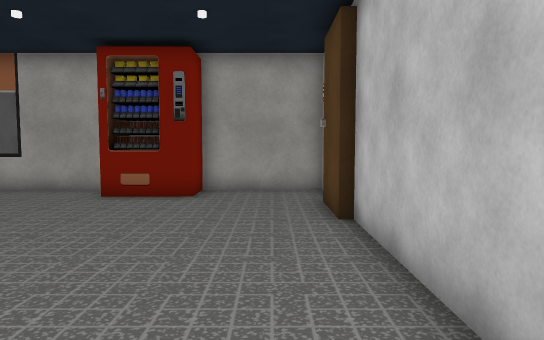
view 1 (above)

13 first-person views from a walk through a 3-D level made in the Unity game engine. The camera is 1.4 m above the floor, tilts 4° down and sees 70° across. The floor is counted in squares, 1 m on a side. Each view is taken from the middle of a square. On the plan, view 1 faces up. The plan holds only what a view shows up to about 16 squares ahead; the rest is blank. The place goes on beyond the plan. The player is left out. Some surface patterns are stand-ins.

view 2
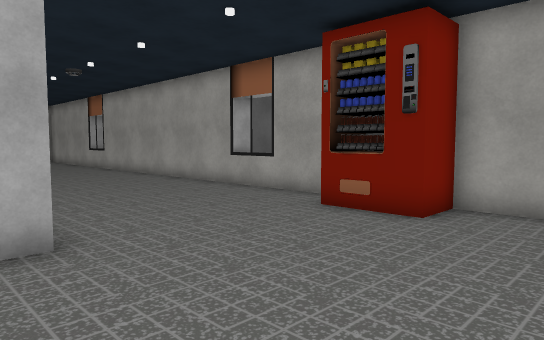

view 3
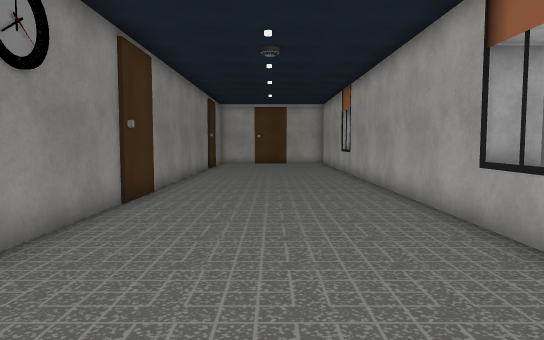

view 4
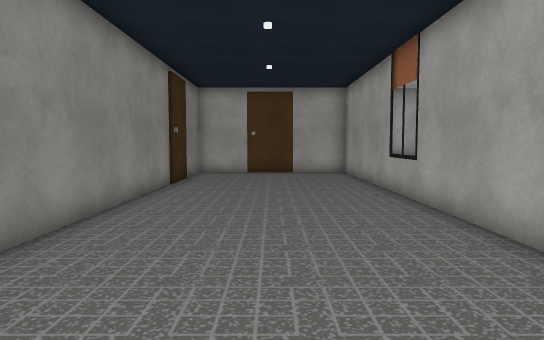

view 5
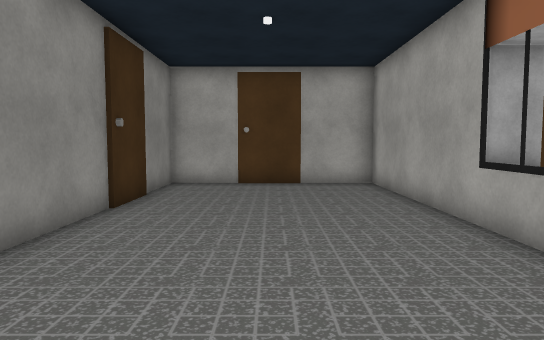

view 6
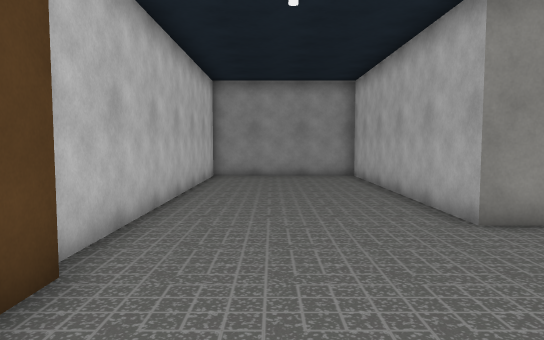

view 7
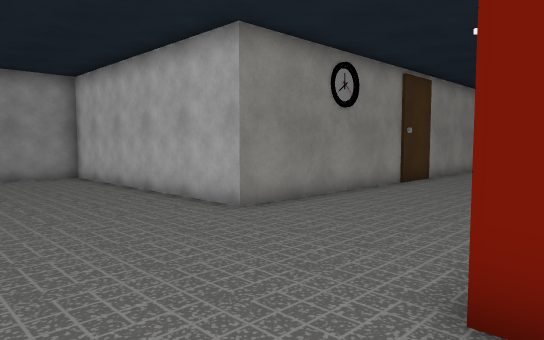

view 8
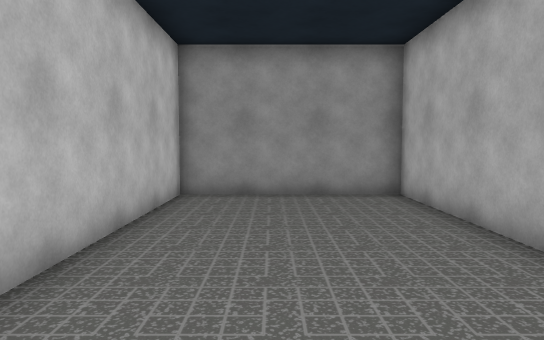

view 9
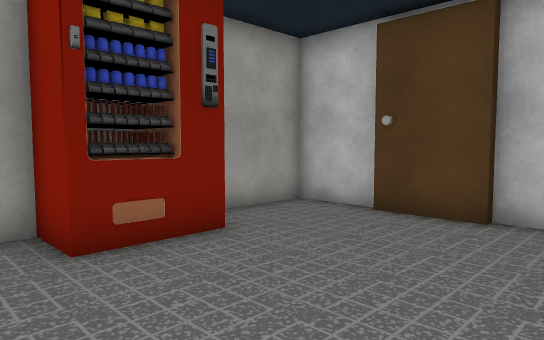

view 10
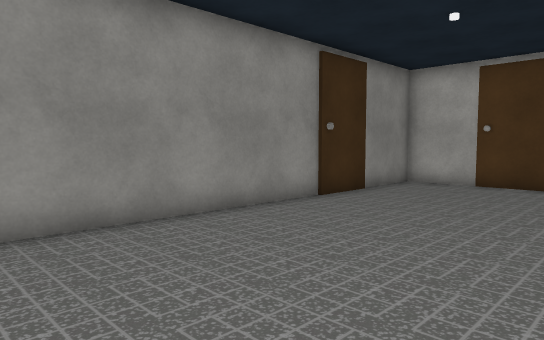

view 11
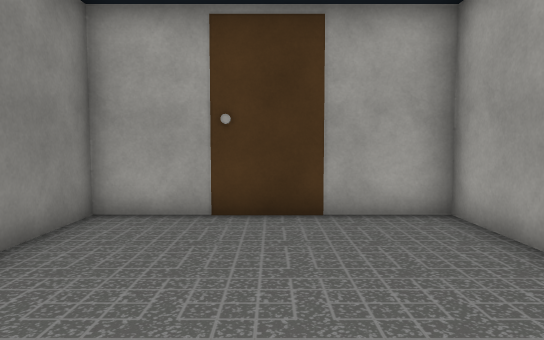

view 12
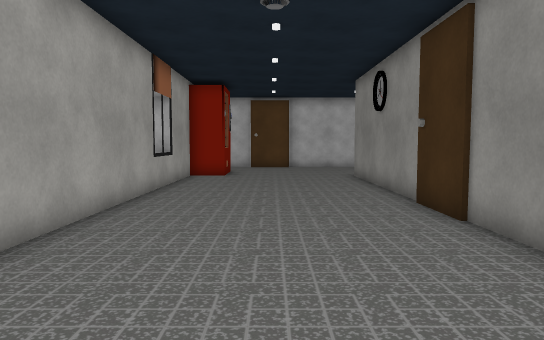

view 13
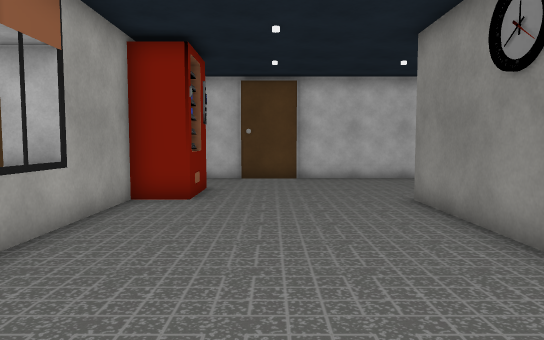

### Floor plan
Points are (right, up) in squares from view 1. A wall is a line through its corners. A room is listed if a view was taken in it or the views show most of it. See-through windows are left out.
Room 1 (views 1, 2, 3, 4, 5, 6, 7, 8, 9, 10, 11, 12, 13)
walls: (-12, 4.5) (-4.5, 4.5) (-4.5, -5.5) (1.5, -5.5) (1.5, 7.1); (-4.4, 11.5) (-29.5, 11.5) (-29.5, 9); (-2.9, 11.5) (-4.2, 11.5); (-24.4, 4.5) (-14.4, 4.5); (1.5, 9.4) (1.5, 11.5) (-2.1, 11.5); (-29.5, 6.6) (-29.5, 4.5) (-26.6, 4.5)
objects: other object (-30, 7) to (-30, 8); other object (-26, 4) to (-25, 4); other object (-14, 4) to (-13, 4); other object (-4, 10) to (-3, 11); other object (1, 7) to (2, 9)

Where each view was taken, in squares from view 1:
view 1: 0 up, 0 right, facing up
view 2: 3 up, 1 right, facing up-left
view 3: 8 up, 3 left, facing left
view 4: 8 up, 11 left, facing left
view 5: 8 up, 16 left, facing left
view 6: 11 up, 1 left, facing down
view 7: 11 up, 1 right, facing down-left
view 8: 5 up, 1 left, facing down
view 9: 5 up, 6 left, facing up-right
view 10: 11 up, 16 left, facing down-left
view 11: 8 up, 22 left, facing left
view 12: 8 up, 21 left, facing right
view 13: 8 up, 14 left, facing right
